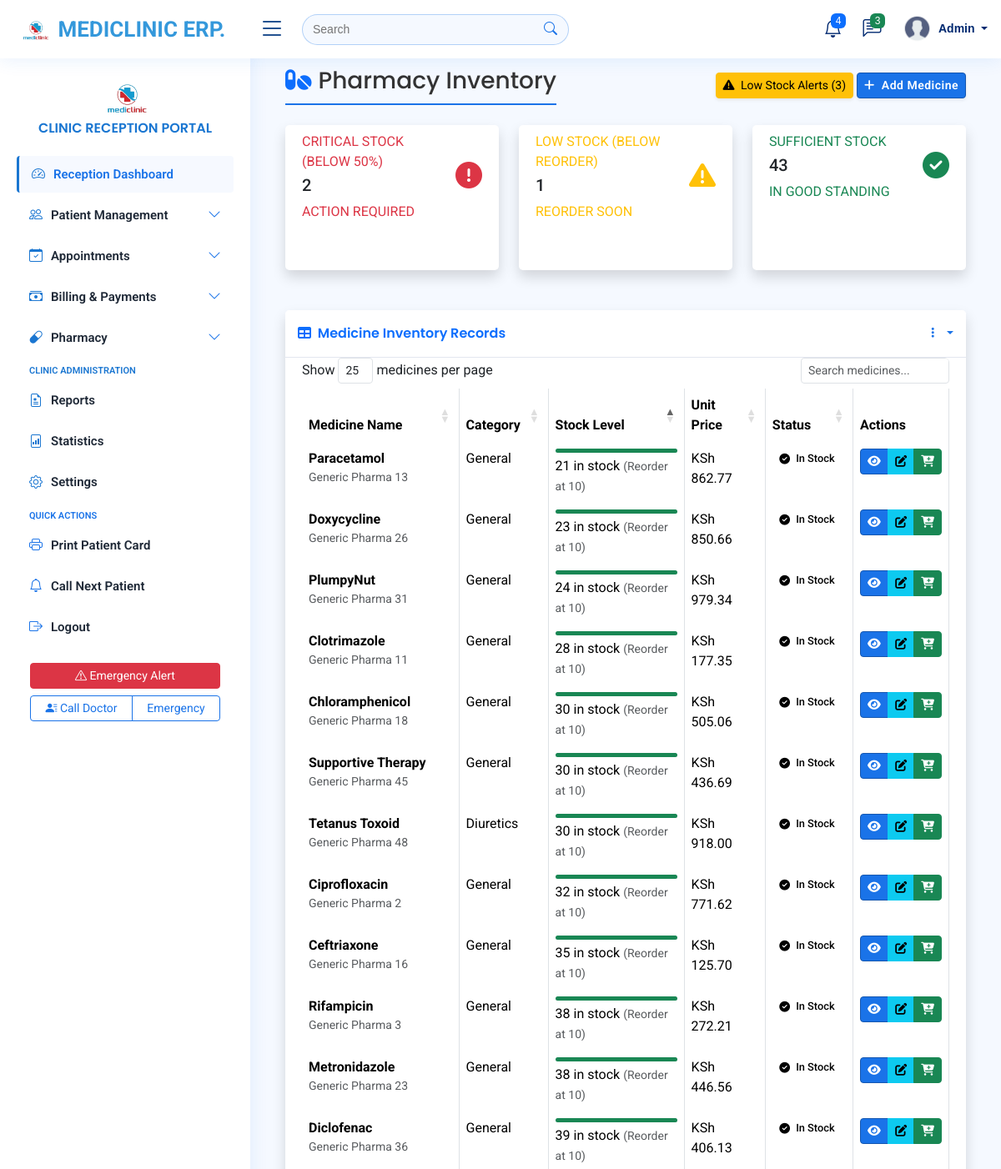
The page /medicines/ (upper part) on the database as committed earlier.
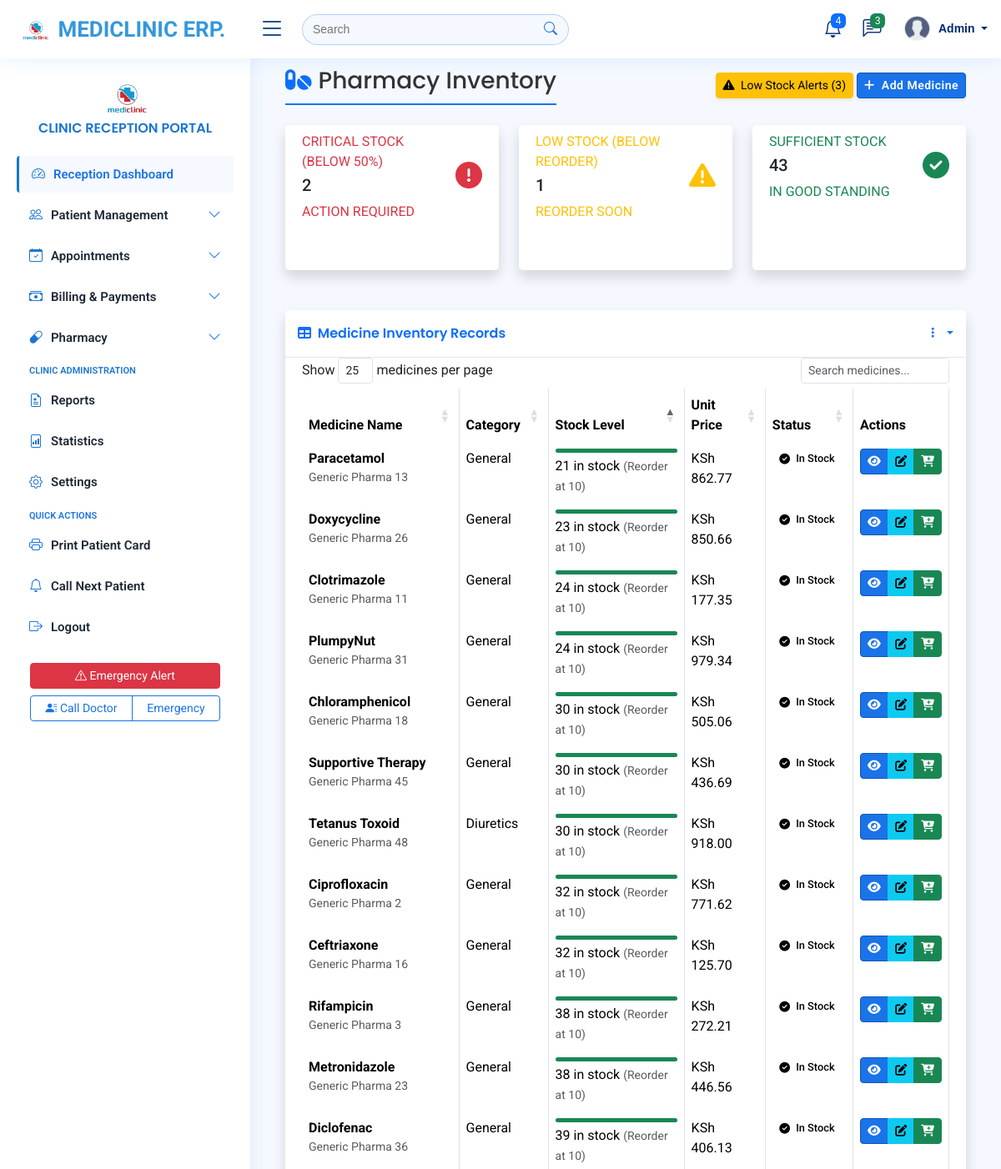
The same page on the database as committed later.
### myapplication/models.py (models this page shows, shortened)
class Medicine(models.Model):
    name = models.CharField(max_length=200)
    category = models.ForeignKey('MedicineCategory', on_delete=models.SET_NULL, null=True, blank=True)
    description = models.TextField(blank=True, null=True)
    quantity_in_stock = models.PositiveIntegerField(default=0)
    unit_price = models.DecimalField(max_digits=10, decimal_places=2)
    reorder_level = models.PositiveIntegerField(default=10)
    manufacturer = models.CharField(max_length=200, blank=True, null=True)
    expiry_date = models.DateField(blank=True, null=True)
    batch_number = models.CharField(max_length=100, blank=True, null=True)
    image = models.ImageField(upload_to='medicine_images/', blank=True, null=True)  # ✅ New field
    created_at = models.DateTimeField(auto_now_add=True)
    updated_at = models.DateTimeField(auto_now=True)
    @property
    def is_low_stock(self):
        return self.quantity_in_stock <= self.reorder_level

class MedicineCategory(models.Model):
    name = models.CharField(max_length=100)
    description = models.TextField(blank=True, null=True)
    def __str__(self):
        return self.name

### myapplication/views.py (the view)
# urls.py: path('medicines/', views.MedicineStockListView.as_view(), name='medicine_stock_list'),
class MedicineStockListView(ListView):
    model = Medicine
    template_name = 'medicines/stock_list.html'
    context_object_name = 'medicines'
    paginate_by = 20
    def get_queryset(self):
        return Medicine.objects.all().order_by('quantity_in_stock')
    def get_context_data(self, **kwargs):
        context = super().get_context_data(**kwargs)
        critical = Medicine.objects.filter(quantity_in_stock__lte=F('reorder_level')/2)
        warning = Medicine.objects.filter(
            quantity_in_stock__gt=F('reorder_level')/2,
            quantity_in_stock__lte=F('reorder_level')
        )
        sufficient = Medicine.objects.filter(quantity_in_stock__gt=F('reorder_level'))
        context.update({
            'critical_count': critical.count(),
            'warning_count': warning.count(),
            'sufficient_count': sufficient.count(),
        })
        return context

### templates/medicines/stock_list.html (shortened to what the changed rows need)
{% extends 'base/base.html' %}
{% load custom_filters %}
{% load static %}
{% block content %}
<link href="{% static 'vendor/datatables/dataTables.bootstrap4.min.css' %}" rel="stylesheet">
<div class="container-fluid">
    <div class="d-sm-flex align-items-center justify-content-between mb-4">
        <h1 class="h3 mb-0 text-gray-800">
            <i class="fas fa-pills text-primary me-2"></i>Pharmacy Inventory
        </h1>
    </div>
    <div class="card shadow mb-4">
        <div class="card-body">
            <div class="table-responsive">
                <table class="table table-bordered table-hover" id="medicineTable" width="100%" cellspacing="0">
                    <thead class="thead-light">
                        <tr>
                            <th>Medicine Name</th>
                            <th>Category</th>
                            <th>Stock Level</th>
                            <th>Unit Price</th>
                            <th>Status</th>
                            <th>Actions</th>
                        </tr>
                    </thead>
                    <tbody>
                        {% for medicine in medicines %}
                        <tr class="{% if medicine.quantity_in_stock <= medicine.reorder_level|divisibleby:2 %}stock-critical
                                  {% elif medicine.is_low_stock %}stock-warning
                                  {% else %}stock-good{% endif %}">
                            <td>
                                <strong>{{ medicine.name }}</strong>
                                {% if medicine.manufacturer %}
                                <div class="text-muted small">{{ medicine.manufacturer }}</div>
                                {% endif %}
                            </td>
                            <td>{{ medicine.category|default:"-" }}</td>
                            <td>
                                <div class="progress mb-1" style="height: 5px;">
                                    {% widthratio medicine.quantity_in_stock medicine.reorder_level 100 as stock_percent %}
                                    <div class="progress-bar
                                        {% if medicine.quantity_in_stock <= medicine.reorder_level|divisibleby:2 %}bg-danger
                                        {% elif medicine.is_low_stock %}bg-warning
                                        {% else %}bg-success{% endif %}"
                                        role="progressbar"
                                        style="width: {% if stock_percent > 100 %}100{% else %}{{ stock_percent }}{% endif %}%"
                                        aria-valuenow="{{ stock_percent }}"
                                        aria-valuemin="0"
                                        aria-valuemax="100">
                                    </div>
                                </div>
                                <div>
                                    {{ medicine.quantity_in_stock }} in stock
                                    <span class="text-muted small">(Reorder at {{ medicine.reorder_level }})</span>
                                </div>
                            </td>
                            <td class="font-weight-bold">KSh {{ medicine.unit_price }}</td>
                            <td>
                                {% if medicine.quantity_in_stock <= medicine.reorder_level|divisibleby:2 %}
                                <span class="status-badge badge-danger">
                                    <i class="fas fa-exclamation-circle me-1"></i> Critical
                                </span>
                                {% elif medicine.is_low_stock %}
                                <span class="status-badge badge-warning">
                                    <i class="fas fa-exclamation-triangle me-1"></i> Low Stock
                                </span>
                                {% else %}
                                <span class="status-badge badge-success">
                                    <i class="fas fa-check-circle me-1"></i> In Stock
                                </span>
                                {% endif %}
                            </td>
                            <td>
                                <div class="btn-group btn-group-sm" role="group">
                                    <a href="{% url 'medicine_detail' medicine.pk %}"
                                       class="btn btn-primary"
                                       data-toggle="tooltip"
                                       title="View Details">
                                        <i class="fas fa-eye"></i>
                                    </a>
                                    <a href="#"
                                       class="btn btn-info"
                                       data-toggle="tooltip"
                                       title="Edit Medicine">
                                        <i class="fas fa-edit"></i>
                                    </a>
                                    <a href="#"
                                       class="btn btn-success"
                                       data-toggle="tooltip"
                                       title="Restock">
                                        <i class="fas fa-cart-plus"></i>
                                    </a>
                                </div>
                            </td>
                        </tr>
                        {% endfor %}
                    </tbody>
                </table>
            </div>
        </div>
    </div>
</div>
{% endblock %}

Rows that differ between the two databases and show on the page:
changed Medicine "Clotrimazole": quantity_in_stock "28" → "24"; moves up the list
changed Medicine "Ceftriaxone": quantity_in_stock "35" → "32"
